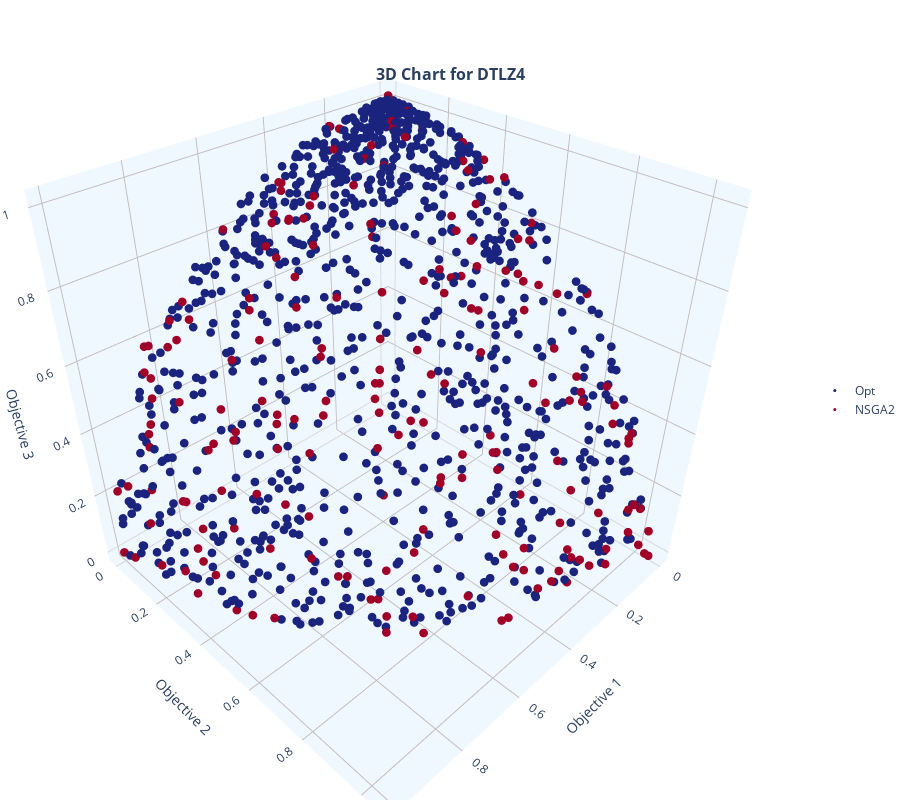

Notebook cell for this chart:
### Markdown cell above
### DTLZ4 (Biased Sphere)

### Code cell
mop = mb.mops.DTLZ4(M=3)
exp = mb.experiment(mop=mop, moea=mb.moeas.NSGA2())
F_opt = exp.optimal(n_points=1000).objectives
exp.run(generations=500, population=200)
mb.view.topo_shape(SmartArray(F_opt, name="Opt"), SmartArray(exp.front(), name="NSGA2"), title="DTLZ4")

### Figure 1 — Plotly figure (JSON) as saved in the notebook; plotly's stock layout.template omitted (floating-point values rounded to 4 significant figures; data arrays with more than 128 entries replaced by an {"elided": "..."} marker saying what was removed)
{"data": [{"hovertemplate": "Opt<br>Objective 1: %{x}<br>Objective 2: %{y}<br>Objective 3: %{z}<br><extra></extra>", "marker": {"size": 3}, "mode": "markers", "name": "Opt", "showlegend": true, "type": "scatter3d", "x": {"elided": "1000 float values"}, "y": {"elided": "1000 float values"}, "z": {"elided": "1000 float values"}}, {"hovertemplate": "NSGA2<br>Objective 1: %{x}<br>Objective 2: %{y}<br>Objective 3: %{z}<br><extra></extra>", "marker": {"size": 3}, "mode": "markers", "name": "NSGA2", "showlegend": true, "type": "scatter3d", "x": {"elided": "200 float values"}, "y": {"elided": "200 float values"}, "z": {"elided": "200 float values"}}], "layout": {"height": 800, "hovermode": "closest", "legend": {"x": 1.05, "xanchor": "left", "y": 0.5, "yanchor": "middle"}, "margin": {"b": 0, "l": 0, "r": 0, "t": 0}, "scene": {"aspectmode": "manual", "aspectratio": {"x": 1, "y": 1, "z": 1}, "xaxis": {"backgroundcolor": "aliceblue", "gridcolor": "#C3BDBD", "showbackground": true, "showgrid": true, "title": {"text": "Objective 1"}}, "yaxis": {"backgroundcolor": "aliceblue", "gridcolor": "#C3BDBD", "showbackground": true, "showgrid": true, "title": {"text": "Objective 2"}}, "zaxis": {"backgroundcolor": "aliceblue", "gridcolor": "#C3BDBD", "showbackground": true, "showgrid": true, "title": {"text": "Objective 3"}}}, "title": {"font": {"size": 16, "weight": "bold"}, "pad": {"t": 0}, "text": "3D Chart for DTLZ4", "x": 0.5, "xanchor": "center", "y": 0.9, "yanchor": "bottom"}, "width": 900}}
